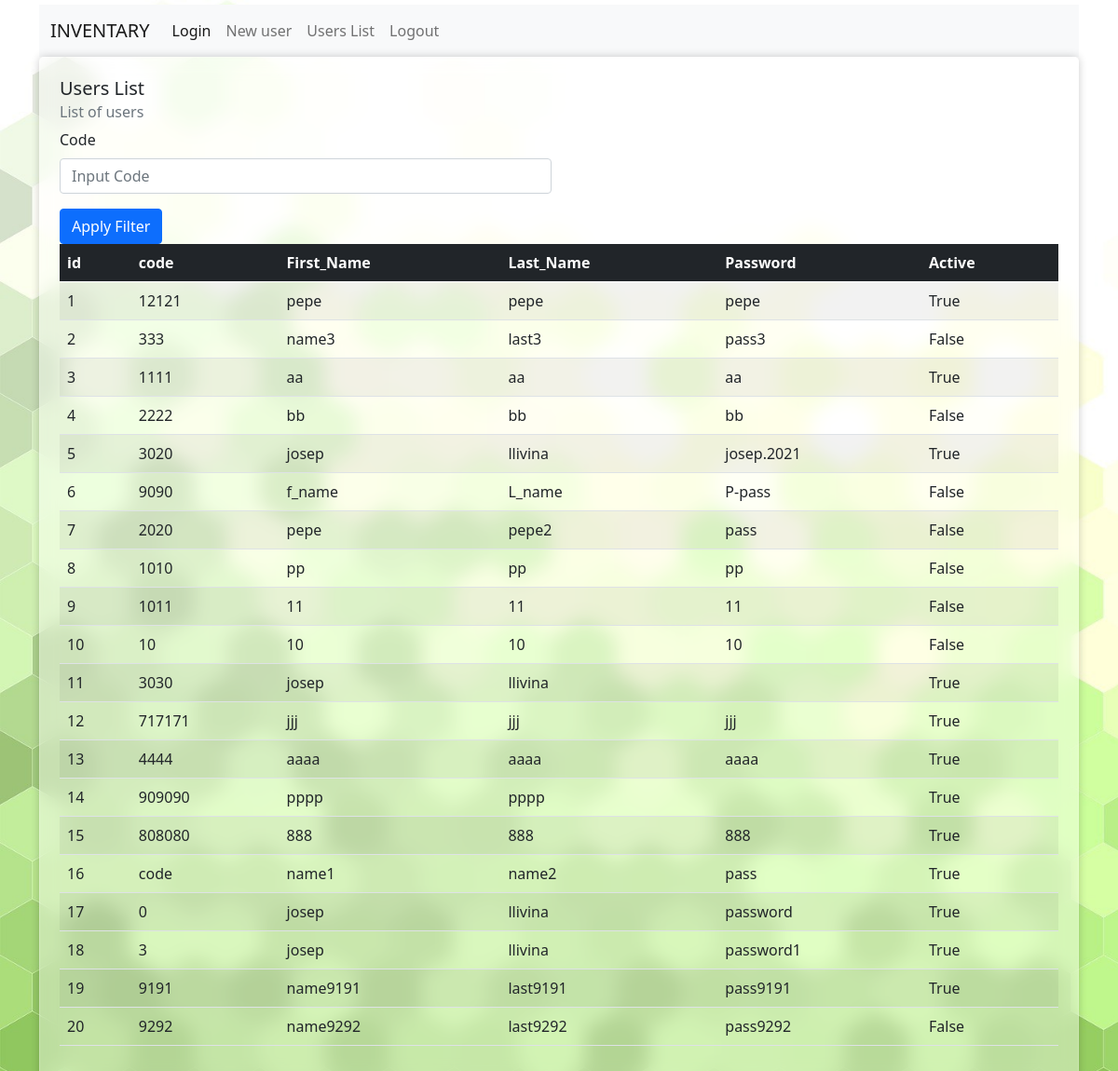
The app's page /user_list with its own data.
### src/models/user_logic.py (models this page shows, shortened)
class User(db.Model):
    __tablename__ = 'Users'
    id = db.Column(db.Integer, primary_key=True)
    code = db.Column(db.String(100),nullable=False)
    first_name = db.Column(db.String(100), nullable=False)
    last_name = db.Column(db.String(100), nullable=False)
    email = db.Column(db.String(255), nullable=False, unique=True)
    password = db.Column(db.String(100), nullable=False)
    active = db.Column(db.Boolean)

### src/routes/masters_routes.py (the view)
@app.route('/user_list', methods=['POST', 'GET'])
def user_list():
    if request.method == 'POST':
        if 'usercode' in session:
            if request.form['code']:
                users = user_logic.getOne(request.form['code'])
            else:
                users = user_logic.getAll()
            return render_template('masters/user_list.html', users=users)
        else:
            return redirect(url_for('user_login'))
    else:
        users = user_logic.getAll()
        return render_template('masters/user_list.html', users=users)

### src/models/user_logic.py (called while the page is built)
def getAll():
    users = User.query.all()
    return users

### src/templates/masters/user_list.html
{% extends 'base.html' %}
{% block content %}
<div class="content row">
    <div class="card glass row">
        <div class="card-body">
        <h5 class="card-title">Users List</h5>
        <h6 class="card-subtitle mb-2 text-muted">List of users</h6>
        <form class="row g-3" action="{{ url_for('user_list') }}" method="POST">
            <div class="col-md-6">
                <label for="code" class="form-label">Code</label>
                <input type="text" class="form-control" name="code" placeholder="Input Code">
              </div>
              <div class="col-12">
                <button type="submit" class="btn btn-primary">Apply Filter</button>
            </form>
            <table class="table  table-striped">
                <thead class="table-dark">
                    <tr>
                        <th>id</th>
                        <th>code</th>
                        <th>First_Name</th>
                        <th>Last_Name</th>
                        <th>Password</th>
                        <th>Active</th>
                    </tr>
                </thead>
                <tbody>
                    {% for user in users %}
                        <tr>
                            <td>{{ user["id"] }}</td>
                            <td>{{ user["code"] }}</td>
                            <td>{{ user["first_name"] }}</td>
                            <td>{{ user["last_name"] }}</td>
                            <td>{{ user["password"] }}</td>
                            <td>{{ user["active"] }}</td>
                        </tr>
                    {% endfor %}
                </tbody>
            </table>
        </div>
    </div>
</div>
{% endblock %}

### src/templates/base.html (shortened to what this page needs)
<!DOCTYPE html>
<html lang="es-ES">
	<head>
		<link rel="stylesheet" href="../static/css/bootstrap.min.css">
        <link rel="stylesheet" href="../static/css/style.css" media="screen"/>
	</head>
	<body>
		<div class="container">
			<nav class="navbar navbar-expand-lg navbar-light bg-light">
				<div class="container-fluid">
					<a class="navbar-brand" href={{ url_for("index" ) }}>INVENTARY</a>
					<div class="collapse navbar-collapse" id="navbarNav">
						<ul class="navbar-nav">
						<li class="nav-item">
							<a class="nav-link active" aria-current="page" href={{ url_for("user_login" ) }}>Login</a>
						</li>
						<li class="nav-item">
							<a class="nav-link" href={{ url_for("user_new" ) }} > New user</a>
						</li>
						<li class="nav-item">
							<a class="nav-link" href={{ url_for( "user_list" ) }}>Users List</a>
						</li>
						<li class="nav-item">
							<a class="nav-link" href={{ url_for( "user_logout" ) }}>Logout</a>
						</li>
						</ul>
					</div>
				</div>
			</nav>
				{% block content %}{% endblock %}
		</div>
	</body>
</html>

### src/static/css/style.css (style rules this page uses)
body { width: 100%; padding: 5px; margin: auto; background: url(../img/mosaic.jpg) no-repeat; background-size: cover; background-attachment: fixed; }
.content { margin: auto; display: flex; }
.card { padding: 5px; margin: auto; vertical-align: center; }
.glass { transition: 0.5s all ease; background-color: rgba(255, 255, 255, 0.4); box-shadow: 0 0 10px 0 rgba(0, 0, 0, 0.2); border-radius: 5px; border: 1px solid rgba(255, 255, 255, 0.18); backdrop-filter: blur(10px); }

### records on screen
User: id "1", code "12121", first_name "pepe", last_name "pepe", password "pepe", active "True"
User: id "2", code "333", first_name "name3", last_name "last3", password "pass3", active "False"
User: id "3", code "1111", first_name "aa", last_name "aa", password "aa", active "True"
User: id "4", code "2222", first_name "bb", last_name "bb", password "bb", active "False"
User: id "5", code "3020", first_name "josep", last_name "llivina", password "josep.2021", active "True"
User: id "6", code "9090", first_name "f_name", last_name "L_name", password "P-pass", active "False"
User: id "7", code "2020", first_name "pepe", last_name "pepe2", password "pass", active "False"
User: id "8", code "1010", first_name "pp", last_name "pp", password "pp", active "False"
User: id "9", code "1011", first_name "11", last_name "11", password "11", active "False"
User: id "10", code "10", first_name "10", last_name "10", password "10", active "False"
User: id "11", code "3030", first_name "josep", last_name "llivina", active "True"
User: id "12", code "717171", first_name "jjj", last_name "jjj", password "jjj", active "True"
User: id "13", code "4444", first_name "aaaa", last_name "aaaa", password "aaaa", active "True"
User: id "14", code "909090", first_name "pppp", last_name "pppp", active "True"
User: id "15", code "808080", first_name "888", last_name "888", password "888", active "True"
User: id "16", code "code", first_name "name1", last_name "name2", password "pass", active "True"
User: id "17", code "0", first_name "josep", last_name "llivina", password "password", active "True"
User: id "18", code "3", first_name "josep", last_name "llivina", password "password1", active "True"
User: id "19", code "9191", first_name "name9191", last_name "last9191", password "pass9191", active "True"
User: id "20", code "9292", first_name "name9292", last_name "last9292", password "pass9292", active "False"
